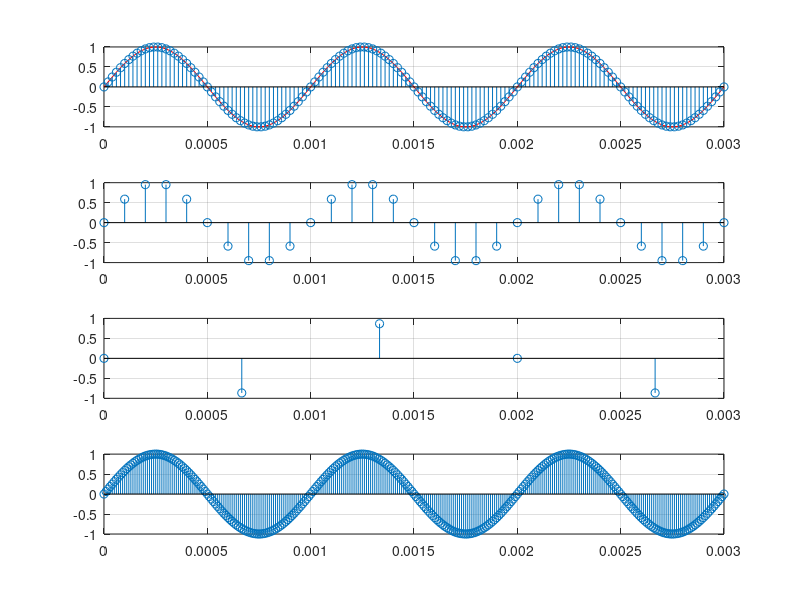

This chart was generated by the following MATLAB code:
f=1000;
t=0:1/(50*f):3/f;
x = sin(2*pi*f*t);
figure;
subplot(4,1,1);
plot(t,x,'r'); % show continued signal
hold on;
stem(t,x); % show sampled signal
grid on;
t1=0:1/(10*f):3/f;
x1 = sin(2*pi*f*t1);
subplot(4,1,2);
stem(t1,x1);
grid on; % show sampled signal 1
t2=0:1/(1.5*f):3/f;
x2 = sin(2*pi*f*t2);
subplot(4,1,3);
stem(t2,x2);
grid on; % show sampled signal 2
t3=0:1/(100*f):3/f;
x3 = sin(2*pi*f*t3);
subplot(4,1,4);
stem(t3,x3); % show sampled signal 3
grid on;
